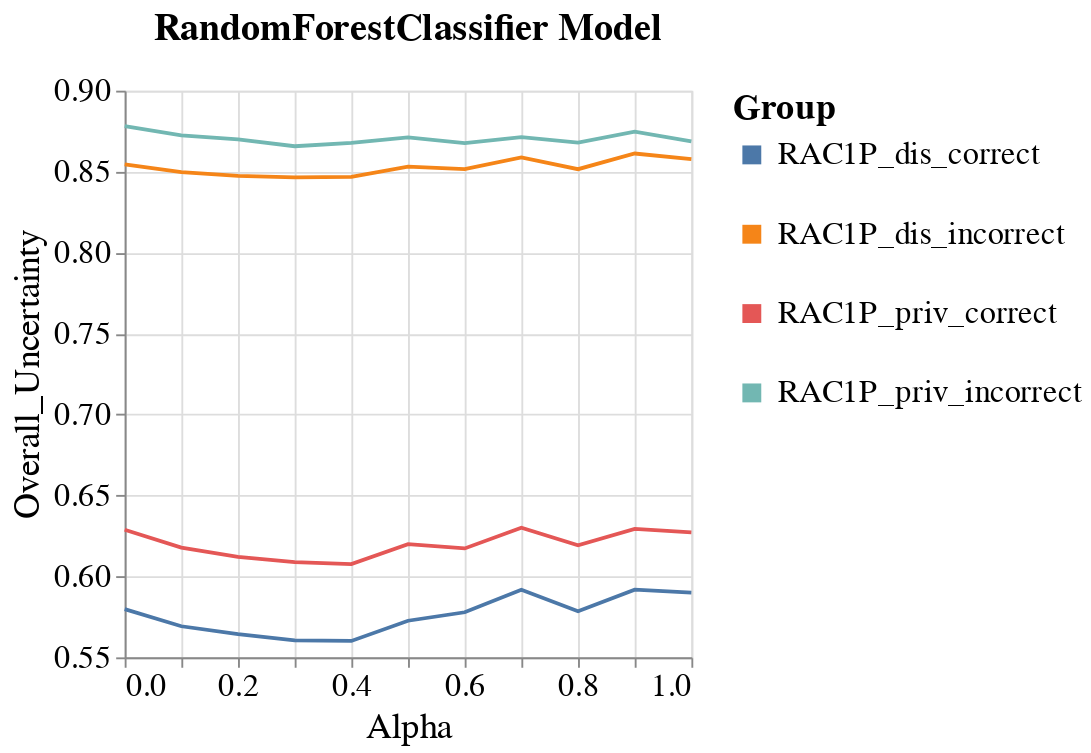

Write notebook code for a chart like this one.
### Code cell
visualizer.create_line_bands_per_group_metric_plot(model_name=MODEL_NAMES[0],
                                                   group_metric='Overall_Uncertainty',
                                                   group='RAC1P',
                                                   metric_type='subgroup')

### Figure 1 — Vega-Lite specification as saved in the notebook (floating-point values rounded to 4 significant figures; data arrays with more than 128 entries replaced by an {"elided": "..."} marker saying what was removed)
{"config": {"view": {"continuousWidth": 400, "continuousHeight": 300}, "axis": {"labelFontSize": 17, "labelFontWeight": "normal", "titleFontSize": 19, "titleFontWeight": "normal"}, "legend": {"labelFontSize": 17, "labelLimit": 300, "symbolStrokeWidth": 10, "titleFontSize": 19, "titleLimit": 300}, "title": {"fontSize": 17}}, "data": {"name": "data-142f66190bd85aa5a2212ad8bd0ba965"}, "mark": "line", "encoding": {"color": {"field": "Group", "type": "nominal"}, "x": {"field": "Intervention_Param", "title": "Alpha", "type": "quantitative"}, "y": {"aggregate": "mean", "field": "Metric_Value", "scale": {"zero": false}, "title": "Overall_Uncertainty", "type": "quantitative"}}, "height": 300, "title": {"text": "RandomForestClassifier Model", "anchor": "middle", "dy": -10, "fontSize": 20}, "width": 300, "$schema": "https://vega.github.io/schema/vega-lite/v4.17.0.json", "datasets": {"data-142f66190bd85aa5a2212ad8bd0ba965": {"elided": "264 records"}}}
